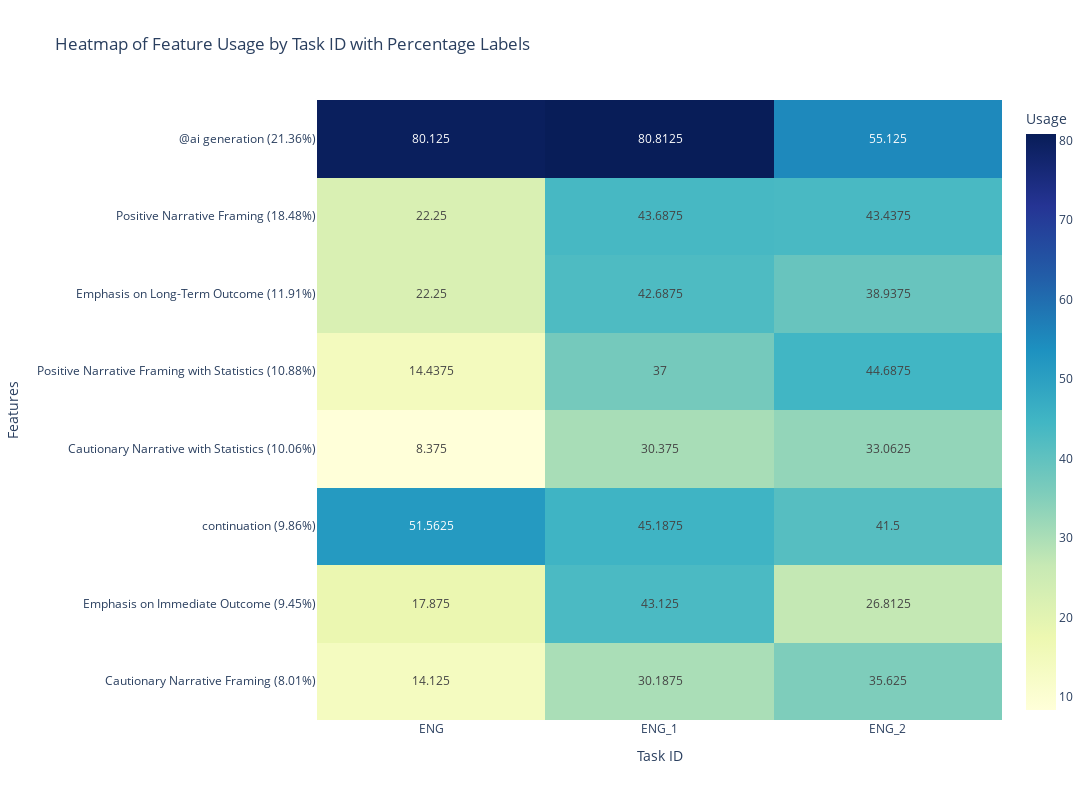

The notebook cell this image was saved under:
### Code cell
fig = px.imshow(grouped_feature_usage_eng_sorted.T, 
                labels=dict(x="Task ID", y="Features", color="Usage"),
                # x=heatmap_data.columns,
                # y=heatmap_data.index,
                color_continuous_scale="YlGnBu",
                text_auto=True,
                aspect='auto')

# # Adjust the figure size to match the Seaborn plot
fig.update_layout(title="Heatmap of Feature Counts by Task ID",
                  xaxis_title="Task ID",
                  yaxis_title="Features",
                  width=1200,  # Set width to match Seaborn
                  height=800,  # Set height to match Seaborn
                  margin=dict(l=80, r=80, t=100, b=80))  # Adjust margi

fig.update_layout(
    title="Heatmap of Feature Usage by Task ID with Percentage Labels",
    xaxis_title="Task ID",
    yaxis_title="Features"
)

fig.write_image("../figures/results/stage2_usefulness_with_count_eng.pdf")

fig.show()

### Figure 1 — Plotly figure (JSON) as saved in the notebook; plotly's stock layout.template omitted (floating-point values rounded to 4 significant figures)
{"data": [{"coloraxis": "coloraxis", "hovertemplate": "Task ID: %{x}<br>Features: %{y}<br>Usage: %{z}<extra></extra>", "name": "0", "texttemplate": "%{z}", "type": "heatmap", "x": ["ENG", "ENG_1", "ENG_2"], "xaxis": "x", "y": ["@ai generation (21.36%)", "Positive Narrative Framing (18.48%)", "Emphasis on Long-Term Outcome (11.91%)", "Positive Narrative Framing with Statistics (10.88%)", "Cautionary Narrative with Statistics (10.06%)", "continuation (9.86%)", "Emphasis on Immediate Outcome (9.45%)", "Cautionary Narrative Framing (8.01%)"], "yaxis": "y", "z": [[80.12, 80.81, 55.12], [22.25, 43.69, 43.44], [22.25, 42.69, 38.94], [14.44, 37, 44.69], [8.375, 30.38, 33.06], [51.56, 45.19, 41.5], [17.88, 43.12, 26.81], [14.12, 30.19, 35.62]]}], "layout": {"coloraxis": {"colorbar": {"title": {"text": "Usage"}}, "colorscale": [[0, "rgb(255,255,217)"], [0.125, "rgb(237,248,177)"], [0.25, "rgb(199,233,180)"], [0.375, "rgb(127,205,187)"], [0.5, "rgb(65,182,196)"], [0.625, "rgb(29,145,192)"], [0.75, "rgb(34,94,168)"], [0.875, "rgb(37,52,148)"], [1, "rgb(8,29,88)"]]}, "height": 800, "margin": {"b": 80, "l": 80, "r": 80, "t": 100}, "title": {"text": "Heatmap of Feature Usage by Task ID with Percentage Labels"}, "width": 1200, "xaxis": {"anchor": "y", "domain": [0, 1], "title": {"text": "Task ID"}}, "yaxis": {"anchor": "x", "autorange": "reversed", "domain": [0, 1], "title": {"text": "Features"}}}}
